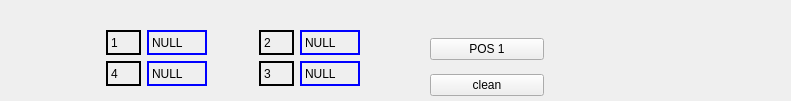
      <widget class="QGroupBox" name="groupBox_7">
       <property name="geometry">
        <rect>
         <x>-20</x>
         <y>70</y>
         <width>791</width>
         <height>101</height>
        </rect>
       </property>
       <property name="styleSheet">
        <string notr="true">QGroupBox {
    border: none;
}</string>
       </property>
       <property name="title">
        <string/>
       </property>
       <widget class="QWidget" name="layoutWidget">
        <property name="geometry">
         <rect>
          <x>60</x>
          <y>30</y>
          <width>347</width>
          <height>56</height>
         </rect>
        </property>
        <layout class="QGridLayout" name="gridLayout_65">
         <item row="1" column="1">
          <layout class="QHBoxLayout" name="horizontalLayout_6">
           <item>
            <widget class="QLabel" name="label_distNum_3">
             <property name="maximumSize">
              <size>
               <width>35</width>
               <height>30</height>
              </size>
             </property>
             <property name="styleSheet">
              <string notr="true">	border:2px solid black;</string>
             </property>
             <property name="text">
              <string>3</string>
             </property>
            </widget>
           </item>
           <item>
            <widget class="QLabel" name="label_dist_3">
             <property name="maximumSize">
              <size>
               <width>60</width>
               <height>30</height>
              </size>
             </property>
             <property name="styleSheet">
              <string notr="true">	border:2px solid blue;</string>
             </property>
             <property name="text">
              <string>NULL</string>
             </property>
            </widget>
           </item>
          </layout>
         </item>
         <item row="1" column="0">
          <layout class="QHBoxLayout" name="horizontalLayout_13">
           <item>
            <widget class="QLabel" name="label_distNum_4">
             <property name="maximumSize">
              <size>
               <width>35</width>
               <height>30</height>
              </size>
             </property>
             <property name="styleSheet">
              <string notr="true">	border:2px solid black;</string>
             </property>
             <property name="text">
              <string>4</string>
             </property>
            </widget>
           </item>
           <item>
            <widget class="QLabel" name="label_dist_4">
             <property name="maximumSize">
              <size>
               <width>60</width>
               <height>30</height>
              </size>
             </property>
             <property name="styleSheet">
              <string notr="true">	border:2px solid blue;</string>
             </property>
             <property name="text">
              <string>NULL</string>
             </property>
            </widget>
           </item>
          </layout>
         </item>
         <item row="0" column="0">
          <layout class="QHBoxLayout" name="horizontalLayout_11">
           <item>
            <widget class="QLabel" name="label_distNum_1">
             <property name="maximumSize">
              <size>
               <width>35</width>
               <height>30</height>
              </size>
             </property>
             <property name="styleSheet">
              <string notr="true">	border:2px solid black;</string>
             </property>
             <property name="text">
              <string>1</string>
             </property>
            </widget>
           </item>
           <item>
            <widget class="QLabel" name="label_dist_1">
             <property name="maximumSize">
              <size>
               <width>60</width>
               <height>30</height>
              </size>
             </property>
             <property name="styleSheet">
              <string notr="true">	border:2px solid blue;</string>
             </property>
             <property name="text">
              <string>NULL</string>
             </property>
            </widget>
           </item>
          </layout>
         </item>
         <item row="0" column="1">
          <layout class="QHBoxLayout" name="horizontalLayout_14">
           <item>
            <widget class="QLabel" name="label_distNum_2">
             <property name="maximumSize">
              <size>
               <width>35</width>
               <height>30</height>
              </size>
             </property>
             <property name="styleSheet">
              <string notr="true">	border:2px solid black;</string>
             </property>
             <property name="text">
              <string>2</string>
             </property>
            </widget>
           </item>
           <item>
            <widget class="QLabel" name="label_dist_2">
             <property name="maximumSize">
              <size>
               <width>60</width>
               <height>30</height>
              </size>
             </property>
             <property name="styleSheet">
              <string notr="true">	border:2px solid blue;</string>
             </property>
             <property name="text">
              <string>NULL</string>
             </property>
            </widget>
           </item>
          </layout>
         </item>
        </layout>
       </widget>
       <widget class="QWidget" name="layoutWidget">
        <property name="geometry">
         <rect>
          <x>430</x>
          <y>30</y>
          <width>114</width>
          <height>76</height>
         </rect>
        </property>
        <layout class="QGridLayout" name="gridLayout_10">
         <item row="0" column="0">
          <widget class="QPushButton" name="btn_testPos_1">
           <property name="text">
            <string>POS 1</string>
           </property>
          </widget>
         </item>
         <item row="1" column="0">
          <widget class="QPushButton" name="btn_cleanPos">
           <property name="text">
            <string>clean</string>
           </property>
          </widget>
         </item>
        </layout>
       </widget>
      </widget>
